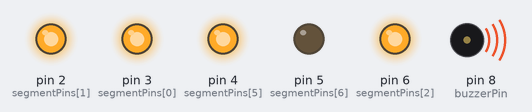
The sketch below on a simulated Arduino Uno, built with avr-gcc and run on an emulated ATmega328P. Parts: output pins drawn as LEDs (lit = HIGH), buzzer (waves = sounding). What the sketch prints to the serial monitor is not drawn.

Above: at 9.2 s.
At 10.2 s:
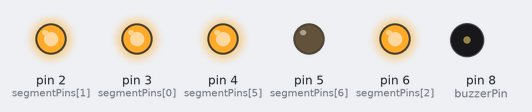
Timing chart, 0 to 12.0 s (numbered marks = the images above):
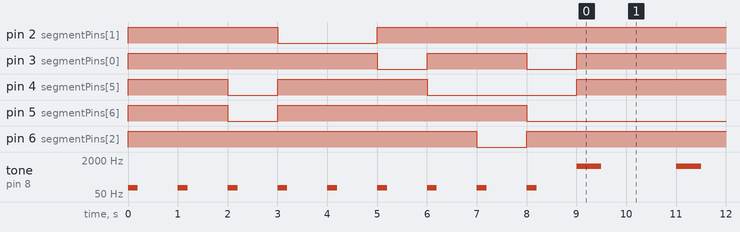

Measured:
- by itself, tone on pin 8 (buzzerPin): plays 100 Hz for 0.20 s, 100 Hz for 0.20 s, 100 Hz for 0.20 s, 100 Hz for 0.20 s, 100 Hz for 0.20 s, 100 Hz for 0.20 s … (25 notes in this stretch)

The sketch:

Assignment2__AdatorPaul.ino
```cpp
int digits[10][7] = {
  {1,1,1,1,1,1,0}, //0
  {0,1,1,0,0,0,0}, //1
  {1,1,0,1,1,0,1}, //2
  {1,1,1,1,0,0,1}, //3
  {0,1,1,0,0,1,1}, //4
  {1,0,1,1,0,1,1}, //5
  {1,0,1,1,1,1,1}, //6
  {1,1,1,0,0,0,0}, //7
  {1,1,1,1,1,1,1}, //8
  {1,1,1,1,0,1,1}  //9
};

  int segmentPins[] = {3, 2, 6, 7, 9, 4, 5};
  int buzzerPin = 8;
  int numSegments = 7;
   // a function to show a digit on the display
void showDigit(int n){
  if(n < 0 || n > 9)  //For Safety: don't do anything if the input is outside 0-9
  return;
  for (int i = 0; i<numSegments; i++){
    digitalWrite(segmentPins[i],digits[n][i]);
  }
}

void setup() {
  Serial.begin(9600);
  pinMode(buzzerPin, OUTPUT);  //setting up the buzzer


  for(int i=0; i<numSegments; i++){
    pinMode(i, OUTPUT);       //setting up each segment
  }

   Serial.println("====Beeping Countdown Starting===");
   int count = 9;
   while (count >=1){
    Serial.print("counting: ");
    Serial.println(count);

    showDigit(count);
    tone(buzzerPin, 100, 200);
    delay(1000);

    count = count - 1;

   }
   showDigit(0);
   tone(buzzerPin, 1500, 1000);

   Serial.println("===Countdown Complete==");

   }

void loop() {
  Serial.println("BEEP!");
  tone(buzzerPin, 1000);
  delay(500);
  noTone(buzzerPin);

  delay(1500);
}
```
